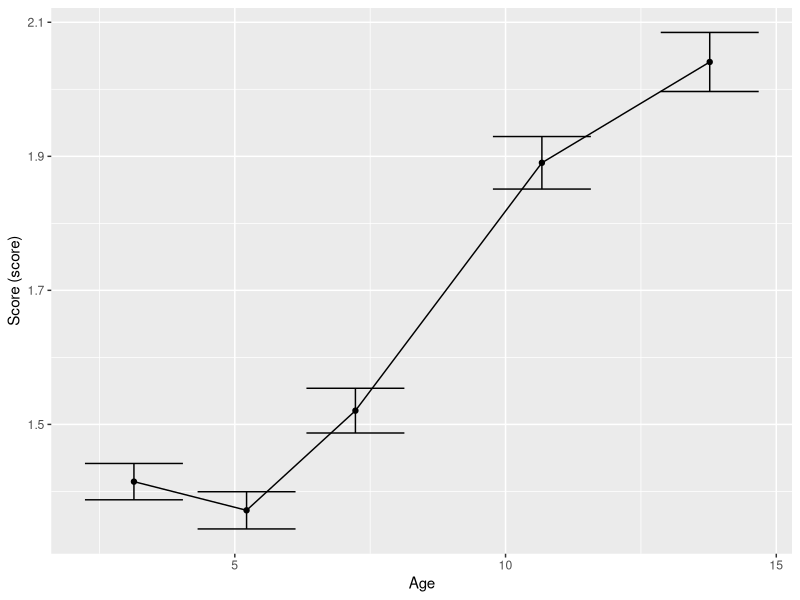
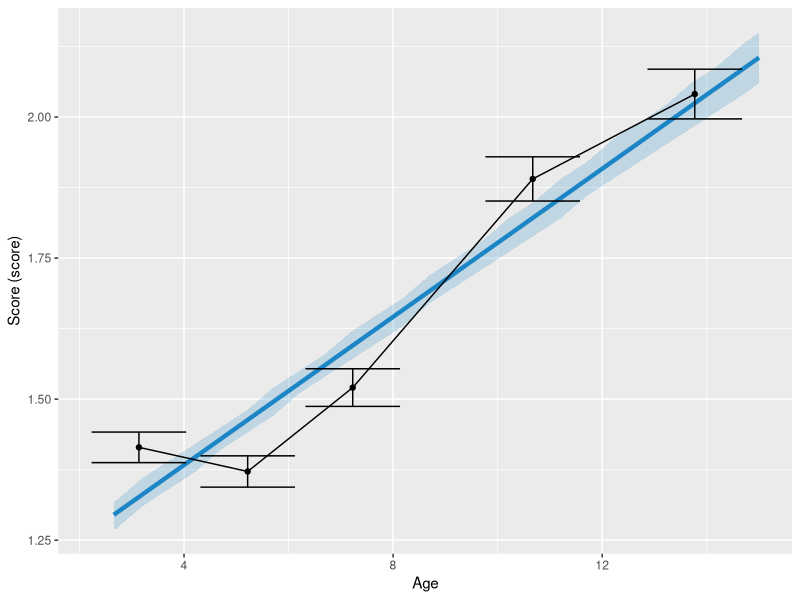
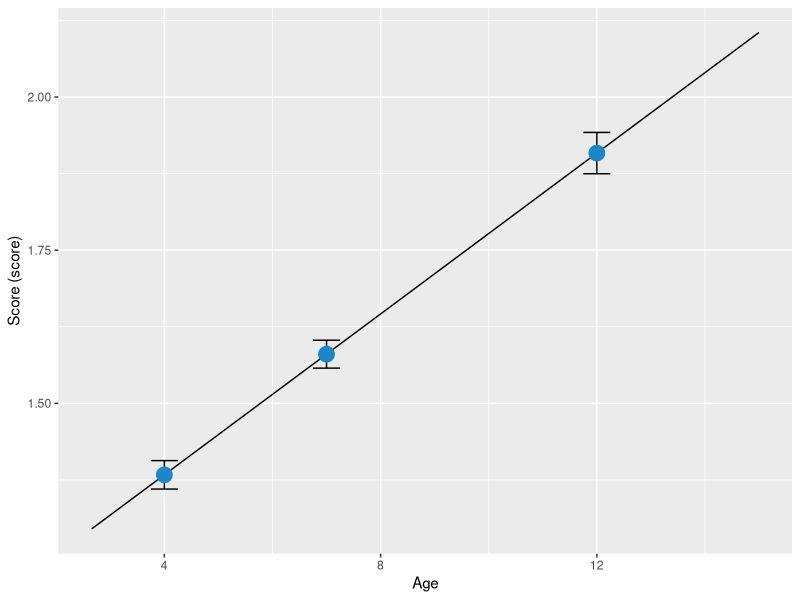
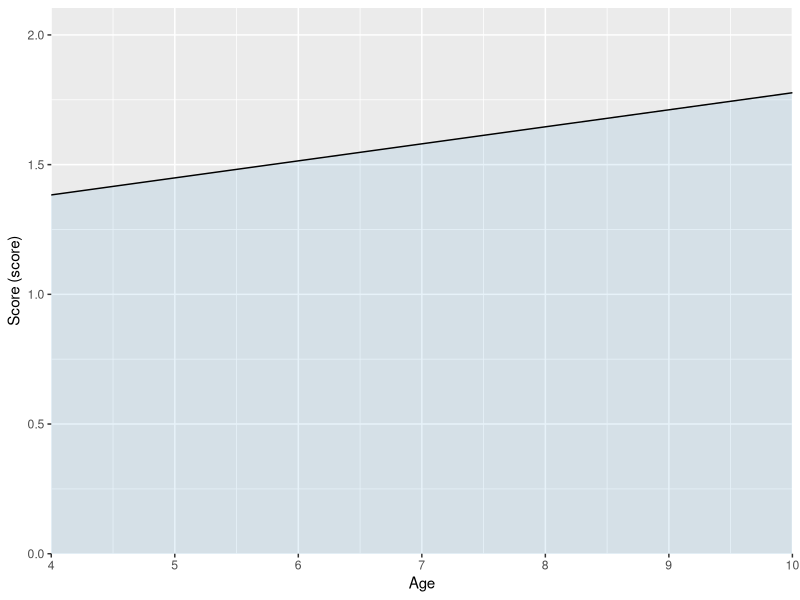
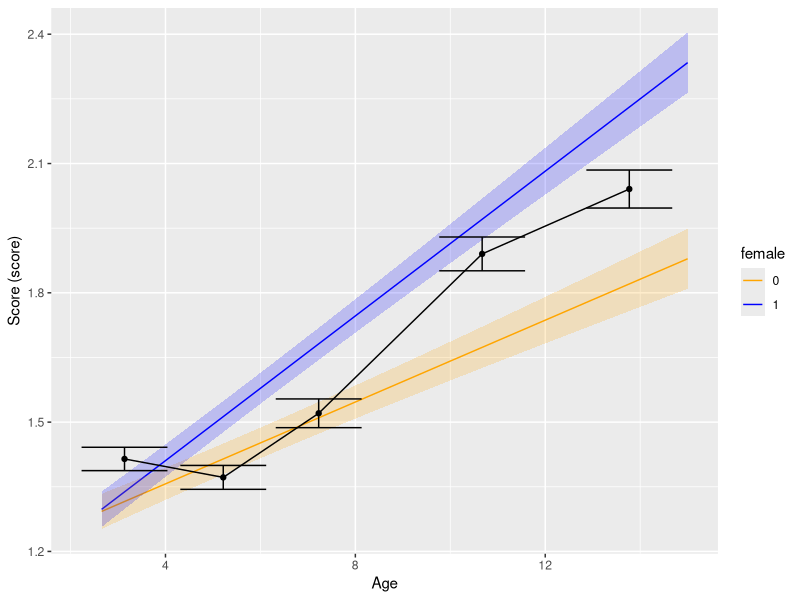

Recreate these plots in R, in order.
## ---- chunk 1
knitr::opts_chunk$set(echo = TRUE)
library(dplyr)
library(tidyr)
library(lme4)
library(ggplot2)
library(broom.mixed)
library(tibble)
library(stringr)
library(car)
library(multcomp)
## ---- chunk 2
# Load in wide format dataframe
dataWide <- read.csv("../data/emot_reg_emot_simulated.csv")

# Gather sdq_t columns into long format (this is a questionnaire score at each time point)
dataScore <- dataWide %>%
                gather(score_cat_test_col, score, all_of(c("sdq_t1", "sdq_t2", "sdq_t3", "sdq_t4", "sdq_t5"))) 

# Gather age_t columns into long format (this is age at each time point)
dataLong <- dataWide %>%
              gather(time_point, age, all_of(c("age_t1", "age_t2", "age_t3", "age_t4", "age_t5")))

# Merge them into one dataframe
dataLong[,"score"] <- dataScore[,"score"]

# Have a look at the dataframe
head(dataLong)

## ---- chunk 3
# This is similar to the drop down selections on the Data Exploration page.
ID <- "subject"
traj <- "score"
age <- "age"
modelType <- "Linear"
timePoint <- "time_point"
## ---- chunk 4
# Mean center age (this helps the model fit)
dataLong <- dataLong %>%
          mutate(age_original = as.numeric(!!sym(age)) ) %>%
          mutate(!!sym(age) := as.numeric(!!sym(age)) - mean( as.numeric(!!sym(age)), na.rm = T ))
## ---- chunk 5
# Table:
dataLong %>%
          group_by(across( !!timePoint )) %>%
          summarise(N = sum(!is.na( !!sym(traj) )),
                    mean = mean(!!sym(traj), na.rm = T),
                    SD = sd(!!sym(traj), na.rm = T),
                    median = median(!!sym(traj), na.rm = T),
                    IQR = IQR(!!sym(traj), na.rm = T)
          )

# Plot
df.plot <- dataLong %>%
          group_by(across( !!timePoint )) %>%
          summarise(Age = mean(age_original, na.rm = T),
                    Phenotype = mean(!!sym(traj), na.rm = T),
                    SD = sd(!!sym(traj), na.rm = T),
                    n = sum(!is.na( !!sym(traj) ))) %>%
          mutate(upper = Phenotype + ( qnorm(0.975)*SD/sqrt(n) ),
                 lower = Phenotype - ( qnorm(0.975)*SD/sqrt(n) ))

ggplot(df.plot,aes(x=Age, y=Phenotype)) +
  geom_point()+
  geom_line() +
  geom_errorbar(aes(ymin = lower, ymax = upper))+
  ylab(paste0("Score (", traj, ")")) +
  xlab("Age")
## ---- chunk 6
# Run the model using lmer
fit <- lmer(formula = "score ~ age + (1 + age | subject)",
                          REML=F ,
                          data = dataLong,
                          control=lmerControl(optimizer="bobyqa",
                                              optCtrl=list(maxfun=2e5)))
# Summary of the model:
summary(fit)
## ---- chunk 7
paste0("The number of observations (measurements) is ",
               format(summary(fit)$devcomp$dims[[1]], big.mark=",", scientific=FALSE),
               " and the number of groups (people) is ",
               format(summary(fit)$ngrps[[1]], big.mark=",", scientific=FALSE) ,
               ".")
## ---- chunk 8
cbind(
  tidy(fit, "fixed"),
  confint(fit, "beta_", method = "Wald")) %>%
  mutate(p.z = 2 * (1 - pnorm(abs(statistic)))) %>%
  mutate(p.z = ifelse(p.z <= 0, "p < 0.001", round(p.z, 3)))
## ---- chunk 9
randomDF <- as.data.frame(VarCorr(fit),
              order = "lower.tri") %>%
              mutate(across(where(is.numeric), round, 3))
colnames(randomDF) <- c("Level", "Variable1", "Variable2", "Variance/Covariance", "SD Variance/Covariance")
randomDF
## ---- chunk 10
# This is the model fit, you can compare this to similar models.
deviance(fit)
## ---- chunk 11
# Add the "prediction"/model col to dataframe (adjustedScore)
# The alternative is to use the "predict" function, but this didn't work when users wanted to add categorical covariates.
# We had to calculate it manually instead. Below is just an example of how you do this for a linear model with no covariates.

ageVec <- dataLong %>% pull(!!age)

coef <- summary(fit)$coefficients

# Calculate the model mean/prediciton. This is age multiplied by the slope plus the intercept.
adjustedScore <- ageVec * coef[2,1] + coef[1,1]

# Add this as a new column to the dataframe
modelDataEdit <- dataLong %>%
                  mutate(pred = adjustedScore)

# Add 95% CIs for these estimates using glht
ageOrig <- dataLong %>% pull(age_original)
ageOrig <- ageOrig[!is.na(ageOrig)]

# Get a vector of the ages we want to calculate 95% CIs for (instead of doing all the ages in the column)
ageCalcs <- c(min(ageOrig), seq(round(min(ageOrig), 1), round(max(ageOrig), 1), 0.5), max(ageOrig) )

# Go through each age and calculate the 95% CI
score_glht <- lapply(ageCalcs, function(x){

    # Get the row names of the coefficients to put in the glht function (this is Intercept and age)
    rowNames <- rownames(summary(fit)$coefficients)
    
    # Round age to 3 decimal places
    ageInput <- round(x - mean(ageOrig), 3)

    # Use glht to get 95% CIs
    # Essentially we are doing the intercept + slope * age == 0 as it is a linear model
    res <- multcomp::glht(fit, linfct = c( paste0(rowNames[1], " + ", rowNames[2], "*", ageInput, " == 0")) )

    # Tidy up the dataframe
    res <- tidy(confint(res))
    rowname <- paste0("Score (", traj, ")")
    res <-  res %>%
              mutate(contrast = paste0(rowname, " (95% CIs)")) %>%
              column_to_rownames(var = "contrast") %>%
              mutate(across(where(is.numeric), round, 2))
          
    return(res)
})

# Put everything into one dataframe
estimate <- do.call(rbind, score_glht) %>%
                      mutate(age = ageCalcs)

# Plot the mean trajectory and it's 95% CIs and the underlying descriptive data:
ggplot() +
          geom_line(data = modelDataEdit, aes(x= age_original ,  y = pred), color = "#1D86C7", linewidth = 1.5, na.rm=T) +
          geom_ribbon(data = estimate, aes(x= age , ymin = conf.low, ymax = conf.high), fill = "#1D86C7", alpha = 0.2, na.rm = T) +
          geom_point(data = df.plot,aes(x=Age, y=Phenotype))+
          geom_line(data = df.plot,aes(x=Age, y=Phenotype)) +
          geom_errorbar(data = df.plot, aes(x=Age, y=Phenotype, ymin = lower, ymax = upper)) +
          ylab(paste0("Score (", traj, ")")) +
          xlab("Age")
## ---- chunk 12
# Choose some ages to calculate (these are equivalent to the checkboxes on the app)
ageInput <- c(4, 7, 12)

# Go through each age and let's calculate the score at that age using glht (similar to getting 95% CIs as above)
score <- lapply(as.numeric(ageInput), function(x){

          rowNames <- rownames(summary(fit)$coefficients)

          ageInputRound <- round(x - mean(ageOrig), 3)
        
          # Essentially we are doing the intercept + slope * age == 0 as it is a linear model
          res <- multcomp::glht(fit, linfct = c( paste0(rowNames[1], " + ", rowNames[2], "*", ageInputRound, " == 0")) )

          res <- tidy(confint(res))

          rowname <- paste0("Score (", traj, ")")

          res <-  res %>%
            mutate(contrast = paste0(rowname, " (95% CIs)")) %>%
            column_to_rownames(var = "contrast")
})

# Tidy it up into one dataframe
estimate <- lapply(score, function(df) {
   df %>%
     dplyr::select(estimate)
 })  %>% do.call(cbind, .)

colnames(estimate) <- ageInput
estimate <- estimate %>%
          gather(age, score, 1:ncol(estimate)) %>%
          mutate(age = as.numeric(age))

# Put the CIs into separate dataframes ready for plotting
conf.low <- lapply(score, function(df) {df %>% dplyr::select(conf.low)}) %>% do.call(cbind, .)
colnames(conf.low) <- ageInput
conf.low  <- conf.low %>%
          gather(age, conf.low, 1:ncol(conf.low)) %>%
          mutate(age = as.numeric(age))

conf.high <- lapply(score, function(df) {df %>% dplyr::select(conf.high)}) %>% do.call(cbind, .)
colnames(conf.high) <- ageInput
conf.high  <- conf.high %>%
          gather(age, conf.high, 1:ncol(conf.high)) %>%
          mutate(age = as.numeric(age))%>%
          dplyr::select(-age)

conf <- cbind(conf.low, conf.high, "age")

ggplot() +
  geom_line(data = modelDataEdit, aes(x= age_original ,  y = pred  ) , na.rm=T) +
  theme(legend.text = element_text(color = "black")) +
  geom_errorbar(data = conf, aes(x = age, ymin = conf.low, ymax = conf.high), width = 0.5) +
  geom_point(data = estimate, aes(x = age, y = score), col = "#1D86C7", size = 5) +
  ylab(paste0("Score (", traj, ")")) +
  xlab("Age")

# Tidy up the estimate and 95% CIs to display nicely to the user
estimateCI <- lapply(score, function(df) {
  df %>%
    mutate(estimateCI = paste0(round(estimate,3) , " (", round(conf.low,3) , " - ", round(conf.high,3) , ")")) %>%
    dplyr::select(estimateCI)
})  %>% do.call(cbind, .)
colnames(estimateCI) <- ageInput
estimateCI        
## ---- chunk 13
# Choose 2 ages to calculate AUC for (this is the slider on the app)
AUCages <- c(4,10)

# Calculate the AUC for the ages the user has chosen
coef <- summary(fit)$coefficients

ageOrig <- modelDataEdit %>%
              pull(age_original)
ageOrig <- ageOrig[!is.na(ageOrig)]
# Minus mean age so the age is on the same scale as that used in the model
age1 <- AUCages[1] - mean(ageOrig)
age2 <- AUCages[2] - mean(ageOrig)

# Remove any characters that means the deltaMethod function wont work
rowNames <- rownames(coef) %>%
              str_remove_all("I|\\(|\\^|\\)")

# Use the delta method to calculate AUC 
# AUC is calculate by doing age2 (the larger age) * intercept + slope * age2^2/2 minus age1 (the younger age) * intercept + slope * age2^2/2. This is for a linear model.
AUC <- car::deltaMethod(fit, c( paste0("(((", age2, ")*(", rowNames[1], ")) + ((", rowNames[2], ")*(", age2, ")^2/2)) - (((", age1,")*(", rowNames[1], ")) + ((", rowNames[2], ")*(", age1, ")^2/2))") ) , parameterNames = rowNames)

# Format the results
AUC <- paste0( round(AUC$Estimate, 2), " (", round(AUC$`2.5 %`,2), " - ", round(AUC$`97.5 %`,2), ")")

# Plot the results
ggplot() +
          geom_ribbon(data = modelDataEdit,
                      aes(x = age_original, ymax = pred, ymin = 0),
                      alpha = 0.1, show.legend = FALSE, fill = "#1D86C7") +
          geom_line(data = modelDataEdit, aes(x= age_original ,  y = pred ) , na.rm=T)+
          coord_cartesian(xlim = c(AUCages[1], AUCages[2])) +
          scale_colour_discrete(na.translate = F) +
          theme(legend.text = element_text(color = "black")) +
          ylab(paste0("Score (", traj, ")")) +
          xlab("Age") +
          scale_x_continuous(breaks = seq(round(min(modelDataEdit$age_original, na.rm =T)), round(max(modelDataEdit$age_original, na.rm =T)), by = 1),
                             expand = c(0, 0)) +
          scale_y_continuous(expand = c(0, 0))

# Format the results to display to the user
df <- t(data.frame(paste0(AUCages[1], " - ", AUCages[2]),
                     AUC))

rowname <- paste0("AUC (", traj, ") (95% CIs)")
rownames(df) <- c("Age Range", rowname)
df
## ---- chunk 14
# Demo shown for categorical variable
# Split the trajectory by the sex variable
condition <- "female"

colSplit <- which(colnames(dataLong) %in% condition)

modelData <- dataLong %>%
            filter(!is.na(!!sym(condition))) %>%
            mutate(!!condition := factor( str_replace_all(.[[colSplit]], " |-|/", "_") ) ) 
  

## ---- chunk 15
# Run the model using lmer
fit <- lmer(formula = "score ~ age + female + age*female + (1 + age | subject)",
                          REML=F ,
                          data = modelData,
                          control=lmerControl(optimizer="bobyqa",
                                              optCtrl=list(maxfun=2e5)))
# Summary of the model:
summary(fit)

# Fixed effects
cbind(
            tidy(fit, "fixed"),
            confint(fit, "beta_", method = "Wald")) %>%
            mutate(p.z = 2 * (1 - pnorm(abs(statistic)))) %>%
            mutate(p.z = ifelse(p.z < 0.001, "p < 0.001", round(p.z, 3) ))

# Random effects
randomDF <- as.data.frame(VarCorr(fit),
                        order = "lower.tri") %>%
            mutate(across(where(is.numeric), round, 3))
          colnames(randomDF) <- c("Level", "Variable1", "Variable2", "Variance/Covariance", "SD Variance/Covariance")
          randomDF

## ---- chunk 16
# add the "predicted" column to this dataset (it's not really a prediction because its the same dataset, it just shows the model)

ageVec <- modelData %>% pull(!!age)

coef <- summary(fit)$coefficients

zero <- ageVec * coef[2,1] + coef[1,1]

rowIndex <- which(str_detect(string = row.names(coef),
                             pattern = condition) &
                  str_detect(string = row.names(coef),
                             pattern = ":", negate = T))

rowIndexInteract1 <- which(str_detect(string = row.names(coef),
                                              pattern = condition) &
                                     str_detect(string = row.names(coef),
                                                pattern = ":") &
                                     str_detect(string = row.names(coef),
                                                pattern = "\\^", negate = T))

 n <- length(unique(pull(modelData, !!sym(condition))))
 
 predCovs <- lapply(1:(n-1), function(i){

              coef[1,1] +
              (ageVec * coef[2,1]) +
              coef[rowIndex[i],1] +
              (ageVec * coef[rowIndexInteract1[i],1])
 })

   
num <- str_subset(row.names(coef), condition) %>%
        sub(paste0(".*", condition), "", .) %>%
        unique()

names(predCovs) <- paste0(condition, "_", num)

modelDataEdit <- cbind(modelData, do.call(cbind, predCovs)) %>%
            mutate(zero = zero) %>%
            mutate(!!condition := as.factor(.[[colSplit]]) ) %>%
            mutate(pred =  eval(parse(text =
                                        paste0(paste0("ifelse(", condition, " == '", num, "', ", condition, "_",num,",", collapse = " "), "zero",
                                               paste0(rep(")", length(num)), collapse = ""), collapse = "")
            )))
          
          

head(modelDataEdit, 30)

## ---- chunk 17
# use glht to calculate 95% CIs
      
        ageOrig <- modelDataEdit %>% pull(age_original)
        ageOrig <- ageOrig[!is.na(ageOrig)]
        ageCalcs <-  c(min(ageOrig), seq(round(min(ageOrig), 1), round(max(ageOrig), 1), 0.5), max(ageOrig) )

       CI_glht  <- lapply(ageCalcs, function(x){

          n <- length(unique(pull(modelDataEdit, !!sym(condition))))


          rowIndex <- which(str_detect(string = row.names(summary(fit)$coefficients),
                                       pattern = condition) &
                              str_detect(string = row.names(summary(fit)$coefficients),
                                         pattern = ":", negate = T))

          rowNames <- rownames(summary(fit)$coefficients)

          ageInput <- round(x - mean(ageOrig), 3)

              equations <- sapply(1:(n-1), function(i){
                paste0(rowNames[1], " + \`", rowNames[2], "\`*", ageInput, " + \`", rowNames[rowIndex[i]] , "\` + \`", rowNames[2], ":", rowNames[rowIndex[i]],"\`*",ageInput , " == 0")
              })
          res <- multcomp::glht(fit, linfct = c( paste0(rowNames[1], " + \`", rowNames[2], "\`*", ageInput, " == 0"), equations) )
          
          # Tidy results dataframe and rename rows/columns
          res <- tidy(confint(res))

          rowname <- paste0("Score (", traj, ")")
          
          levelNames <- as.character(levels(as.factor(pull(modelDataEdit, !!sym(condition)))))

            res <-  res %>%
              mutate(condition = levelNames)
          
            })

        ageOrig <- modelDataEdit %>% pull(age_original)
        ageOrig <- ageOrig[!is.na(ageOrig)]
        ageCalcs <-  c(min(ageOrig), seq(round(min(ageOrig), 1), round(max(ageOrig), 1), 0.5), max(ageOrig) )
        levelNames <- as.character(levels(as.factor(pull(modelDataEdit, !!sym(condition)))))

        estimate <- do.call(rbind, CI_glht) %>%
          mutate(age = rep(ageCalcs, each = length(levelNames)) ) 

## ---- chunk 18
ggplot() +
              geom_line(data = modelDataEdit, aes(x= age_original ,  y = pred, color = !!sym(condition) ) , na.rm=T) +
              geom_ribbon(data = estimate ,
                          aes(x= age , ymin = conf.low, ymax = conf.high, fill = condition), alpha = 0.2, na.rm = T, show.legend = FALSE) +
              scale_color_manual(values = c("orange", "blue")) +
              scale_fill_manual(values = c("orange", "blue")) +
              geom_point(data = df.plot,aes(x=Age, y=Phenotype))+
              geom_line(data = df.plot,aes(x=Age, y=Phenotype)) +
              geom_errorbar(data = df.plot, aes(x=Age, y=Phenotype, ymin = lower, ymax = upper)) +
              theme(legend.text = element_text(color = "black"))+
              ylab(paste0("Score (", traj, ")")) +
              xlab("Age")
## ---- chunk 19


## ---- chunk 20
